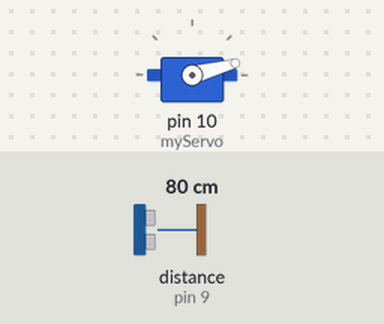
A sketch run on a simulated Arduino Uno, built with avr-gcc and run on an emulated ATmega328P. Parts: servo. Wiring (inferred from the names in the program): ultrasonic range finder: trigger pin 8; echo pin 9. The inputs (shaded band) are chosen by the test bench; at power-on: distance to the obstacle (sensor on pin 9) 80 cm. The echo pulse lasts 58.3 µs per cm; what the sketch prints to the serial monitor is not drawn.

Above: at 0.01 s.
1.3 s: distance to the obstacle (sensor on pin 9) set to 2 cm
At 2.1 s:
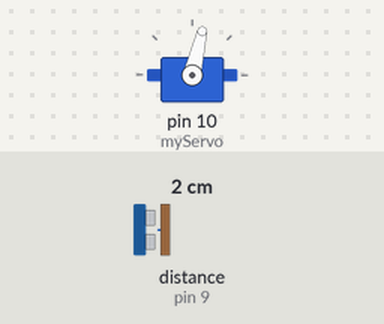
4.3 s: distance to the obstacle (sensor on pin 9) set to 299 cm
At 5.17 s:
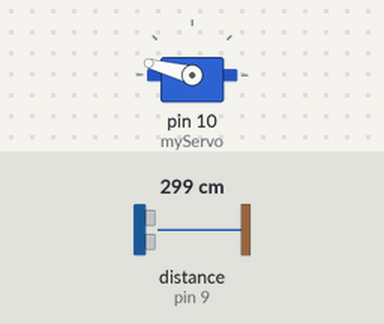
7.3 s: distance to the obstacle (sensor on pin 9) set to 4 cm
10.3 s: distance to the obstacle (sensor on pin 9) set to 18 cm
Timing chart, 0 to 14.3 s (numbered marks = the images above; inputs shaded):
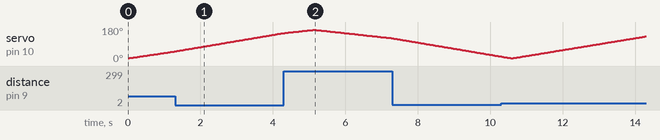

The sketch:

ultrascan.ino
```cpp
#include <Servo.h>

// Ultrasonic Sensor Pins
const int trigPin = 8;
const int echoPin = 9;

// Variables for duration and distance
long duration;
int distance;

// Servo object
Servo myServo;

void setup() {
  // Initialize serial communication
  Serial.begin(9600);

  // Setup pin modes
  pinMode(trigPin, OUTPUT);
  pinMode(echoPin, INPUT);

  // Attach servo on pin 10
  myServo.attach(10);
}

void loop() {
  // Sweep from 15 to 165 degrees
  for (int i = 15; i <= 165; i++) {
    myServo.write(i);         // Move servo to position i
    delay(30);                // Wait for the servo to reach position
    distance = calculateDistance();

    // Output angle and distance
    Serial.print(i);
    Serial.print(",");
    Serial.print(distance);
    Serial.print(".");
  }

  // Sweep from 165 back to 15 degrees
  for (int i = 165; i >= 15; i--) {
    myServo.write(i);
    delay(30);
    distance = calculateDistance();

    Serial.print(i);
    Serial.print(",");
    Serial.print(distance);
    Serial.print(".");
  }
}

// Function to calculate distance using ultrasonic sensor
int calculateDistance() {
  // Clear the trigger
  digitalWrite(trigPin, LOW);
  delayMicroseconds(2);

  // Trigger the ultrasonic burst
  digitalWrite(trigPin, HIGH);
  delayMicroseconds(10);
  digitalWrite(trigPin, LOW);

  // Read the echo time
  duration = pulseIn(echoPin, HIGH);

  // Calculate distance in cm
  distance = duration * 0.034 / 2;

  return distance;
}
```
